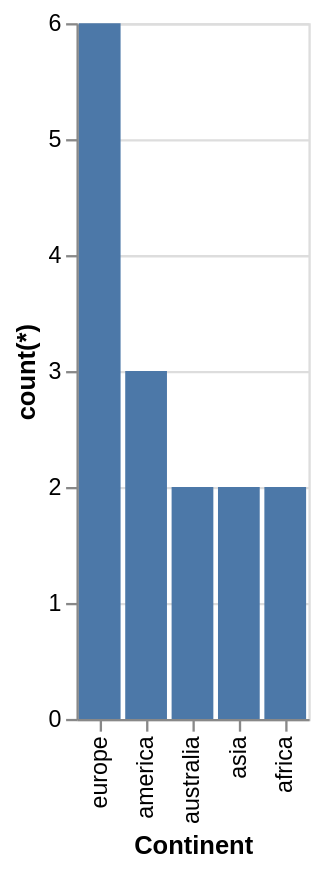

Source (Vega-Lite JSON):
### Vega-Lite specification from a JSON file in a GitHub repository (floating-point values rounded to 4 significant figures)
{"data": {"values": [{"x_data": "europe", "y_data": 6}, {"x_data": "america", "y_data": 3}, {"x_data": "australia", "y_data": 2}, {"x_data": "asia", "y_data": 2}, {"x_data": "africa", "y_data": 2}]}, "mark": "bar", "encoding": {"x": {"field": "x_data", "type": "nominal", "title": "Continent", "sort": {"op": "sum", "field": "y_data", "order": "descending"}}, "y": {"field": "y_data", "type": "quantitative", "title": "count(*)"}}}
